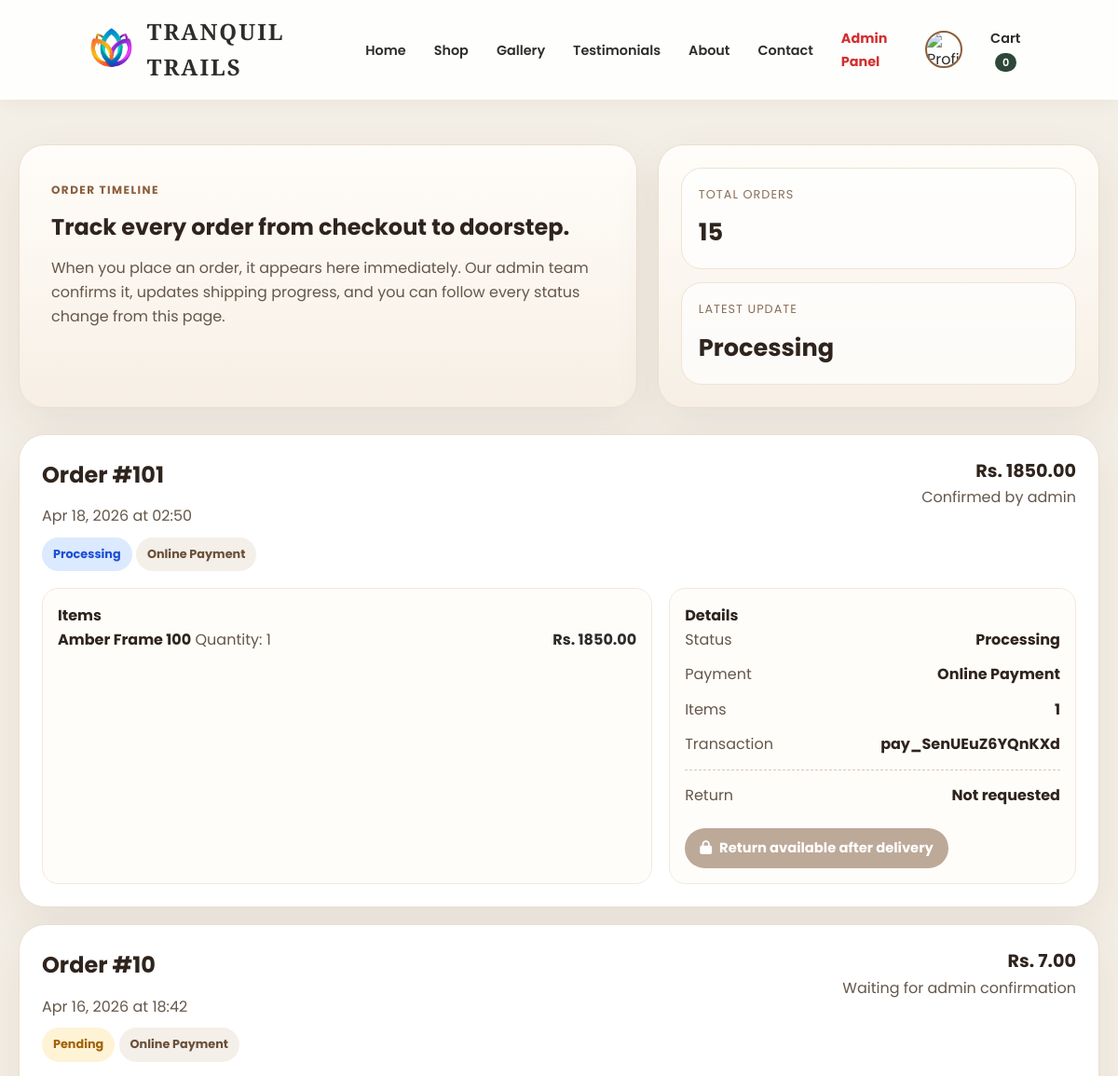
/my-orders/ (signed in, upper part), run on an earlier commit of the app's database.
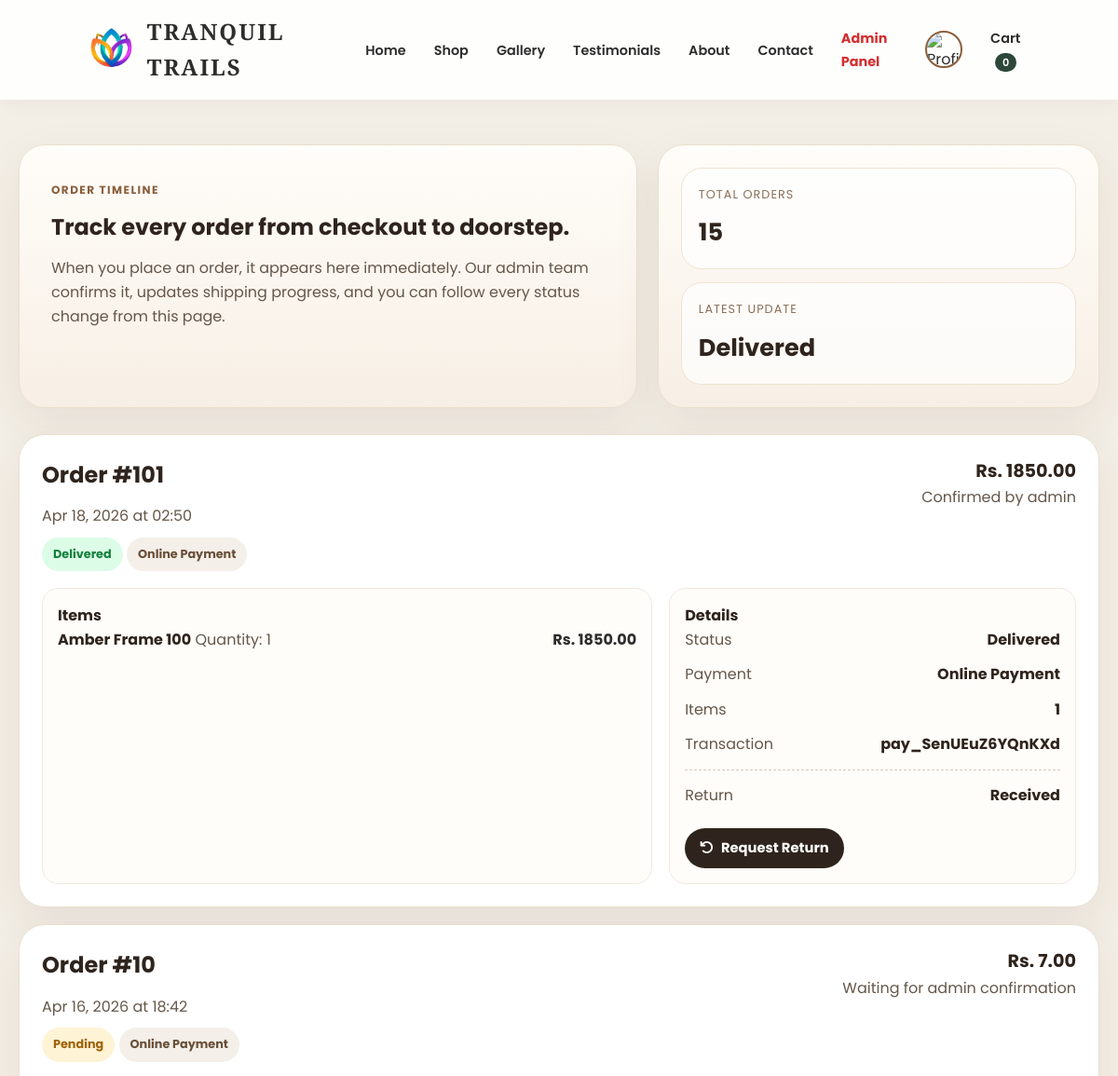
And on a later commit of the database.
### core/models.py (models this page shows, shortened)
class Order(models.Model):
    PAYMENT_METHOD_CHOICES = (
        ('COD', 'Cash on Delivery'),
        ('ONLINE', 'Online Payment'),
    )
    STATUS_CHOICES = (
        ('Pending', 'Pending'),
        ('Processing', 'Processing'),
        ('Shipped', 'Shipped'),
        ('Delivered', 'Delivered'),
        ('Cancelled', 'Cancelled'),
    )
    customer = models.ForeignKey(Customer, on_delete=models.SET_NULL, null=True, blank=True)
    date_ordered = models.DateTimeField(auto_now_add=True)
    complete = models.BooleanField(default=False)
    transaction_id = models.CharField(max_length=100, null=True)
    status = models.CharField(max_length=20, choices=STATUS_CHOICES, default='Pending')
    payment_method = models.CharField(max_length=20, choices=PAYMENT_METHOD_CHOICES, default='COD')
    razorpay_order_id = models.CharField(max_length=120, blank=True, null=True)
    razorpay_payment_id = models.CharField(max_length=120, blank=True, null=True)
    @property
    def get_cart_total(self):
        orderitems = self.orderitem_set.all()
        total = sum([item.get_total for item in orderitems])
        return total
    @property
    def get_cart_items(self):
        orderitems = self.orderitem_set.all()
        total = sum([item.quantity for item in orderitems])
        return total

class OrderItem(models.Model):
    product = models.ForeignKey(Product, on_delete=models.SET_NULL, null=True)
    order = models.ForeignKey(Order, on_delete=models.SET_NULL, null=True)
    quantity = models.IntegerField(default=0, null=True, blank=True)
    date_added = models.DateTimeField(auto_now_add=True)
    @property
    def get_total(self):
        total = self.product.price * self.quantity
        return total

class Product(models.Model):
    category = models.ForeignKey(Category, related_name='products', on_delete=models.CASCADE)
    name = models.CharField(max_length=200)
    slug = models.SlugField(unique=True)
    image = models.ImageField(upload_to='products/')
    description = models.TextField(blank=True)
    price = models.DecimalField(max_digits=10, decimal_places=2)
    stock = models.PositiveIntegerField(default=0)
    available = models.BooleanField(default=True)
    created_at = models.DateTimeField(auto_now_add=True)
    updated_at = models.DateTimeField(auto_now=True)

class ReturnRequest(models.Model):
    STATUS_CHOICES = (
        ('Pending', 'Pending'),
        ('Approved', 'Approved'),
        ('Received', 'Received'),
        ('Refunded', 'Refunded'),
        ('Rejected', 'Rejected'),
    )
    order = models.ForeignKey(Order, related_name='return_requests', on_delete=models.CASCADE)
    order_item = models.ForeignKey(OrderItem, related_name='return_requests', on_delete=models.SET_NULL, null=True, blank=True)
    customer = models.ForeignKey(Customer, on_delete=models.SET_NULL, null=True, blank=True)
    product = models.ForeignKey(Product, on_delete=models.SET_NULL, null=True, blank=True)
    quantity = models.PositiveIntegerField(default=1)
    reason = models.CharField(max_length=255)
    details = models.TextField(blank=True)
    status = models.CharField(max_length=20, choices=STATUS_CHOICES, default='Pending')
    admin_note = models.TextField(blank=True)
    restocked = models.BooleanField(default=False)
    processed_at = models.DateTimeField(null=True, blank=True)
    created_at = models.DateTimeField(auto_now_add=True)
    updated_at = models.DateTimeField(auto_now=True)

### core/views.py (the view)
# urls.py: path('my-orders/', views.my_orders, name='my_orders'),
@login_required
def my_orders(request):
    customer = get_customer_for_user(request.user)
    orders = (
        Order.objects.filter(customer=customer)
        .select_related('customer')
        .prefetch_related('orderitem_set__product', 'shippingaddress_set', 'return_requests__order_item__product')
        .order_by('-date_ordered')
    )
    return render(request, 'my_orders.html', {'orders': orders})

### core/context_processors.py (called while the page is built)
def site_settings(request):
    settings_obj, _ = SiteSetting.objects.get_or_create(id=1)
    return {'site_settings': settings_obj}

### core/views.py (called while the page is built)
def get_customer_for_user(user):
    customer, _ = Customer.objects.get_or_create(
        user=user,
        defaults={
            'full_name': user.get_full_name() or user.username,
            'email': user.email or f'{user.username}@example.com',
        },
    )
    changed = False
    if user.email and customer.email != user.email:
        customer.email = user.email
        changed = True
    full_name = user.get_full_name() or user.username
    if full_name and customer.full_name != full_name:
        customer.full_name = full_name
        changed = True
    if changed:
        customer.save()
    return customer

### core/templates/my_orders.html (shortened to what the changed rows need)
{% load static %}
<!DOCTYPE html>
<html lang="en">
<head>
    <link rel="stylesheet" href="https://cdnjs.cloudflare.com/ajax/libs/font-awesome/6.4.0/css/all.min.css">
    <link rel="stylesheet" href="{% static 'styles.css' %}">
</head>
<body>
    <main class="orders-shell">
        <section class="orders-hero">
            <div class="hero-card hero-copy">
                <h1>Track every order from checkout to doorstep.</h1>
            </div>
            <div class="hero-card hero-stats">
                <div class="hero-stat">
                    <span>Latest Update</span>
                    <strong>{% if orders %}{{ orders.0.status }}{% else %}No orders{% endif %}</strong>
                </div>
            </div>
        </section>
        <section class="orders-list">
            {% for order in orders %}
            <article class="order-card">
                <div class="order-head">
                    <div>
                        <h2>Order #{{ order.id }}</h2>
                        <p class="meta-line">{{ order.date_ordered|date:"M d, Y" }} at {{ order.date_ordered|time:"H:i" }}</p>
                        <span class="status-badge status-{{ order.status|lower }}">{{ order.status }}</span>
                        <span class="payment-badge">{{ order.get_payment_method_display }}</span>
                    </div>
                    <div style="text-align: right;">
                        <strong style="font-size: 1.2rem; color: #2f241d;">Rs. {{ order.get_cart_total }}</strong>
                        <p class="meta-line">
                            {% if order.complete %}
                            Confirmed by admin
                            {% else %}
                            Waiting for admin confirmation
                            {% endif %}
                        </p>
                    </div>
                </div>
                <div class="order-grid">
                    <div class="order-panel">
                        <h3>Items</h3>
                        {% for item in order.orderitem_set.all %}
                        <div class="line-item">
                            <div class="line-copy">
                                <strong>{{ item.product.name|default:"Removed product" }}</strong>
                                <span>Quantity: {{ item.quantity }}</span>
                            </div>
                            <strong>Rs. {{ item.get_total }}</strong>
                        </div>
                        {% empty %}
                        <p class="empty-copy">No items found in this order.</p>
                        {% endfor %}
                    </div>
                    <div class="order-panel">
                        <h3>Details</h3>
                        <div class="fact-row"><span>Status</span><strong>{{ order.status }}</strong></div>
                        <div class="fact-row"><span>Payment</span><strong>{{ order.get_payment_method_display }}</strong></div>
                        <div class="fact-row"><span>Items</span><strong>{{ order.get_cart_items }}</strong></div>
                        <div class="fact-row"><span>Transaction</span><strong>{{ order.transaction_id|default:"Pending" }}</strong></div>
                        <div class="return-box">
                            {% with latest_return=order.return_requests.all|first %}
                            <div class="fact-row"><span>Return</span><strong>{% if latest_return %}{{ latest_return.status }}{% else %}Not requested{% endif %}</strong></div>
                            {% if order.complete and order.status == 'Delivered' %}
                                <a href="{% url 'return_product' order.id %}" class="return-link">
                                    <i class="fas fa-undo"></i> Request Return
                                </a>
                            {% else %}
                                <a href="#" class="return-link disabled">
                                    <i class="fas fa-lock"></i> Return available after delivery
                                </a>
                            {% endif %}
                            {% endwith %}
                        </div>
                    </div>
                </div>
            </article>
            {% endfor %}
        </section>
    </main>
</body>
</html>

What changed in the data, as far as the page shows it:
changed Order "pay_SenUEuZ6YQnKXd": status "Processing" → "Delivered"; return_requests.status (not shown) → "Received"; status "Return available after delivery" → "Request Return"; no longer shows "Not requested"
